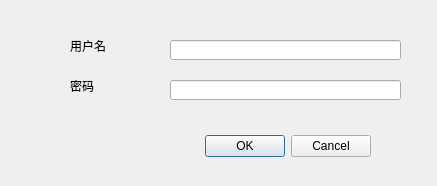
<?xml version="1.0" encoding="UTF-8"?>
<ui version="4.0">
 <class>Dialog</class>
 <widget class="QDialog" name="Dialog">
  <property name="geometry">
   <rect>
    <x>0</x>
    <y>0</y>
    <width>437</width>
    <height>186</height>
   </rect>
  </property>
  <property name="windowTitle">
   <string>Dialog</string>
  </property>
  <property name="modal">
   <bool>true</bool>
  </property>
  <widget class="QDialogButtonBox" name="buttonBox">
   <property name="geometry">
    <rect>
     <x>30</x>
     <y>130</y>
     <width>341</width>
     <height>32</height>
    </rect>
   </property>
   <property name="orientation">
    <enum>Qt::Horizontal</enum>
   </property>
   <property name="standardButtons">
    <set>QDialogButtonBox::Cancel|QDialogButtonBox::Ok</set>
   </property>
  </widget>
  <widget class="QLabel" name="label">
   <property name="geometry">
    <rect>
     <x>70</x>
     <y>40</y>
     <width>54</width>
     <height>12</height>
    </rect>
   </property>
   <property name="text">
    <string>用户名</string>
   </property>
  </widget>
  <widget class="QLineEdit" name="lineEdit">
   <property name="geometry">
    <rect>
     <x>170</x>
     <y>40</y>
     <width>231</width>
     <height>20</height>
    </rect>
   </property>
  </widget>
  <widget class="QLabel" name="label_2">
   <property name="geometry">
    <rect>
     <x>70</x>
     <y>80</y>
     <width>54</width>
     <height>12</height>
    </rect>
   </property>
   <property name="text">
    <string>密码</string>
   </property>
  </widget>
  <widget class="QLineEdit" name="lineEdit_2">
   <property name="geometry">
    <rect>
     <x>170</x>
     <y>80</y>
     <width>231</width>
     <height>20</height>
    </rect>
   </property>
  </widget>
  <widget class="QLabel" name="label_3">
   <property name="geometry">
    <rect>
     <x>70</x>
     <y>10</y>
     <width>54</width>
     <height>12</height>
    </rect>
   </property>
   <property name="text">
    <string/>
   </property>
  </widget>
 </widget>
 <resources/>
 <connections>
  <connection>
   <sender>buttonBox</sender>
   <signal>accepted()</signal>
   <receiver>Dialog</receiver>
   <slot>accept()</slot>
   <hints>
    <hint type="sourcelabel">
     <x>248</x>
     <y>254</y>
    </hint>
    <hint type="destinationlabel">
     <x>157</x>
     <y>274</y>
    </hint>
   </hints>
  </connection>
  <connection>
   <sender>buttonBox</sender>
   <signal>rejected()</signal>
   <receiver>Dialog</receiver>
   <slot>reject()</slot>
   <hints>
    <hint type="sourcelabel">
     <x>316</x>
     <y>260</y>
    </hint>
    <hint type="destinationlabel">
     <x>286</x>
     <y>274</y>
    </hint>
   </hints>
  </connection>
 </connections>
</ui>
